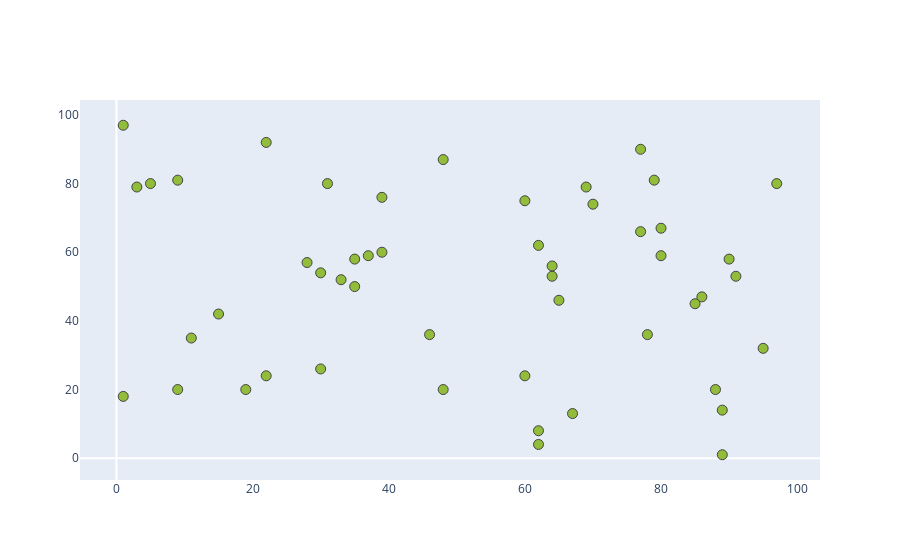

Write notebook code for a chart like this one.
### Code cell
random_x = np.random.randint(1, 100, 50)
random_y = np.random.randint(1, 100, 50)

data = [go.Scatter(
    x = random_x,
    y = random_y,
    mode = 'markers',
    marker = dict(
        size=10,
        color = '#91BD3A',
        symbol = 'circle',
        line = dict(width=1)
    )
    )]

layout = go.Layout(
    xaxis = dict(
        showgrid = False,
        showline = False,
    ),
    yaxis = dict(
        showgrid = False,
        showline = False,
    ),
)
fig = go.Figure(data= data,layout=layout)
iplot(fig)
#eksik var

### Figure 1 — Plotly figure (JSON) as saved in the notebook; plotly's stock layout.template omitted (floating-point values rounded to 4 significant figures)
{"data": [{"marker": {"color": "#91BD3A", "line": {"width": 1}, "size": 10, "symbol": "circle"}, "mode": "markers", "type": "scatter", "x": [62, 33, 5, 30, 9, 22, 1, 39, 77, 95, 1, 70, 80, 89, 15, 64, 46, 11, 89, 78, 77, 3, 30, 60, 19, 62, 62, 80, 90, 37, 39, 64, 28, 79, 22, 85, 69, 91, 86, 88, 9, 31, 35, 35, 67, 65, 60, 48, 48, 97], "y": [4, 52, 80, 54, 81, 24, 97, 60, 90, 32, 18, 74, 59, 14, 42, 56, 36, 35, 1, 36, 66, 79, 26, 24, 20, 8, 62, 67, 58, 59, 76, 53, 57, 81, 92, 45, 79, 53, 47, 20, 20, 80, 58, 50, 13, 46, 75, 87, 20, 80]}], "layout": {"xaxis": {"showgrid": false, "showline": false}, "yaxis": {"showgrid": false, "showline": false}}}
